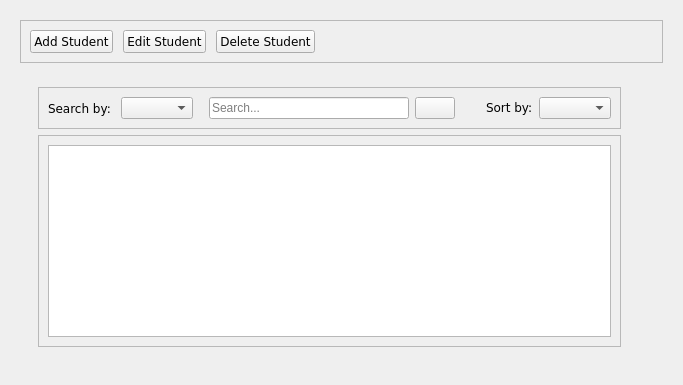
         <widget class="QWidget" name="collegePage">
          <layout class="QVBoxLayout" name="verticalLayout_7">
           <item>
            <widget class="QWidget" name="widget_4" native="true">
             <layout class="QVBoxLayout" name="verticalLayout_5">
              <item>
               <widget class="QFrame" name="studentOperator">
                <property name="sizePolicy">
                 <sizepolicy hsizetype="Preferred" vsizetype="Preferred">
                  <horstretch>0</horstretch>
                  <verstretch>1</verstretch>
                 </sizepolicy>
                </property>
                <property name="frameShape">
                 <enum>QFrame::StyledPanel</enum>
                </property>
                <property name="frameShadow">
                 <enum>QFrame::Raised</enum>
                </property>
                <layout class="QHBoxLayout" name="horizontalLayout">
                 <item>
                  <layout class="QHBoxLayout" name="horizontalLayout_8">
                   <property name="spacing">
                    <number>10</number>
                   </property>
                   <item>
                    <widget class="QPushButton" name="pushButton_12">
                     <property name="sizePolicy">
                      <sizepolicy hsizetype="Minimum" vsizetype="Minimum">
                       <horstretch>0</horstretch>
                       <verstretch>0</verstretch>
                      </sizepolicy>
                     </property>
                     <property name="font">
                      <font>
                       <family>Verdana</family>
                       <pointsize>9</pointsize>
                      </font>
                     </property>
                     <property name="text">
                      <string>Add Student</string>
                     </property>
                     <property name="icon">
                      <iconset resource="resources.qrc">
                       <normaloff>:/imgs/imgs/add.png</normaloff>:/imgs/imgs/add.png</iconset>
                     </property>
                     <property name="iconSize">
                      <size>
                       <width>20</width>
                       <height>20</height>
                      </size>
                     </property>
                     <property name="checkable">
                      <bool>true</bool>
                     </property>
                     <property name="autoExclusive">
                      <bool>false</bool>
                     </property>
                    </widget>
                   </item>
                   <item>
                    <widget class="QPushButton" name="pushButton_13">
                     <property name="sizePolicy">
                      <sizepolicy hsizetype="Minimum" vsizetype="Minimum">
                       <horstretch>0</horstretch>
                       <verstretch>0</verstretch>
                      </sizepolicy>
                     </property>
                     <property name="font">
                      <font>
                       <family>Verdana</family>
                       <pointsize>9</pointsize>
                      </font>
                     </property>
                     <property name="text">
                      <string>Edit Student</string>
                     </property>
                     <property name="icon">
                      <iconset resource="resources.qrc">
                       <normaloff>:/imgs/imgs/edit.png</normaloff>:/imgs/imgs/edit.png</iconset>
                     </property>
                     <property name="iconSize">
                      <size>
                       <width>16</width>
                       <height>16</height>
                      </size>
                     </property>
                    </widget>
                   </item>
                   <item>
                    <widget class="QPushButton" name="pushButton_14">
                     <property name="sizePolicy">
                      <sizepolicy hsizetype="Minimum" vsizetype="Minimum">
                       <horstretch>0</horstretch>
                       <verstretch>0</verstretch>
                      </sizepolicy>
                     </property>
                     <property name="font">
                      <font>
                       <family>Verdana</family>
                       <pointsize>9</pointsize>
                      </font>
                     </property>
                     <property name="text">
                      <string>Delete Student</string>
                     </property>
                     <property name="icon">
                      <iconset resource="resources.qrc">
                       <normaloff>:/imgs/imgs/delete.png</normaloff>:/imgs/imgs/delete.png</iconset>
                     </property>
                     <property name="iconSize">
                      <size>
                       <width>20</width>
                       <height>20</height>
                      </size>
                     </property>
                    </widget>
                   </item>
                   <item>
                    <spacer name="horizontalSpacer_14">
                     <property name="orientation">
                      <enum>Qt::Horizontal</enum>
                     </property>
                     <property name="sizeHint" stdset="0">
                      <size>
                       <width>40</width>
                       <height>20</height>
                      </size>
                     </property>
                    </spacer>
                   </item>
                  </layout>
                 </item>
                </layout>
               </widget>
              </item>
              <item>
               <widget class="QWidget" name="widget_5" native="true">
                <property name="sizePolicy">
                 <sizepolicy hsizetype="Preferred" vsizetype="Preferred">
                  <horstretch>0</horstretch>
                  <verstretch>12</verstretch>
                 </sizepolicy>
                </property>
                <layout class="QHBoxLayout" name="horizontalLayout_6">
                 <item>
                  <widget class="QWidget" name="widget_7" native="true">
                   <property name="sizePolicy">
                    <sizepolicy hsizetype="MinimumExpanding" vsizetype="Preferred">
                     <horstretch>15</horstretch>
                     <verstretch>0</verstretch>
                    </sizepolicy>
                   </property>
                   <layout class="QVBoxLayout" name="verticalLayout_12">
                    <item>
                     <widget class="QFrame" name="frame">
                      <property name="sizePolicy">
                       <sizepolicy hsizetype="Preferred" vsizetype="Preferred">
                        <horstretch>0</horstretch>
                        <verstretch>1</verstretch>
                       </sizepolicy>
                      </property>
                      <property name="frameShape">
                       <enum>QFrame::StyledPanel</enum>
                      </property>
                      <property name="frameShadow">
                       <enum>QFrame::Raised</enum>
                      </property>
                      <layout class="QHBoxLayout" name="horizontalLayout_19">
                       <item>
                        <layout class="QHBoxLayout" name="horizontalLayout_18">
                         <item>
                          <widget class="QLabel" name="label_13">
                           <property name="sizePolicy">
                            <sizepolicy hsizetype="Fixed" vsizetype="Preferred">
                             <horstretch>0</horstretch>
                             <verstretch>0</verstretch>
                            </sizepolicy>
                           </property>
                           <property name="font">
                            <font>
                             <family>Verdana</family>
                            </font>
                           </property>
                           <property name="text">
                            <string>Search by: </string>
                           </property>
                          </widget>
                         </item>
                         <item>
                          <widget class="QComboBox" name="comboBox_8">
                           <property name="sizePolicy">
                            <sizepolicy hsizetype="Fixed" vsizetype="Fixed">
                             <horstretch>0</horstretch>
                             <verstretch>0</verstretch>
                            </sizepolicy>
                           </property>
                          </widget>
                         </item>
                         <item>
                          <spacer name="horizontalSpacer_17">
                           <property name="orientation">
                            <enum>Qt::Horizontal</enum>
                           </property>
                           <property name="sizeType">
                            <enum>QSizePolicy::Fixed</enum>
                           </property>
                           <property name="sizeHint" stdset="0">
                            <size>
                             <width>10</width>
                             <height>21</height>
                            </size>
                           </property>
                          </spacer>
                         </item>
                         <item>
                          <widget class="QLineEdit" name="searchBar_5">
                           <property name="sizePolicy">
                            <sizepolicy hsizetype="Fixed" vsizetype="Preferred">
                             <horstretch>100</horstretch>
                             <verstretch>0</verstretch>
                            </sizepolicy>
                           </property>
                           <property name="minimumSize">
                            <size>
                             <width>200</width>
                             <height>0</height>
                            </size>
                           </property>
                           <property name="maximumSize">
                            <size>
                             <width>200</width>
                             <height>16777215</height>
                            </size>
                           </property>
                           <property name="placeholderText">
                            <string>Search...</string>
                           </property>
                          </widget>
                         </item>
                         <item>
                          <widget class="QPushButton" name="searchButton_5">
                           <property name="sizePolicy">
                            <sizepolicy hsizetype="Fixed" vsizetype="Fixed">
                             <horstretch>0</horstretch>
                             <verstretch>0</verstretch>
                            </sizepolicy>
                           </property>
                           <property name="text">
                            <string/>
                           </property>
                           <property name="icon">
                            <iconset>
                             <normaloff>:/icon/icon/search-13-48.ico</normaloff>
                             <normalon>:/imgs/imgs/search.png</normalon>
                             <disabledoff>:/imgs/imgs/search.png</disabledoff>:/icon/icon/search-13-48.ico</iconset>
                           </property>
                          </widget>
                         </item>
                         <item>
                          <spacer name="horizontalSpacer_16">
                           <property name="orientation">
                            <enum>Qt::Horizontal</enum>
                           </property>
                           <property name="sizeHint" stdset="0">
                            <size>
                             <width>25</width>
                             <height>21</height>
                            </size>
                           </property>
                          </spacer>
                         </item>
                         <item>
                          <layout class="QHBoxLayout" name="horizontalLayout_24">
                           <item>
                            <widget class="QLabel" name="label_14">
                             <property name="sizePolicy">
                              <sizepolicy hsizetype="Fixed" vsizetype="Fixed">
                               <horstretch>0</horstretch>
                               <verstretch>0</verstretch>
                              </sizepolicy>
                             </property>
                             <property name="font">
                              <font>
                               <family>Verdana</family>
                              </font>
                             </property>
                             <property name="text">
                              <string>Sort by:</string>
                             </property>
                            </widget>
                           </item>
                           <item>
                            <widget class="QComboBox" name="comboBox_9">
                             <property name="sizePolicy">
                              <sizepolicy hsizetype="Fixed" vsizetype="Fixed">
                               <horstretch>0</horstretch>
                               <verstretch>0</verstretch>
                              </sizepolicy>
                             </property>
                            </widget>
                           </item>
                          </layout>
                         </item>
                        </layout>
                       </item>
                      </layout>
                     </widget>
                    </item>
                    <item>
                     <widget class="QFrame" name="frame_3">
                      <property name="sizePolicy">
                       <sizepolicy hsizetype="Preferred" vsizetype="Preferred">
                        <horstretch>0</horstretch>
                        <verstretch>12</verstretch>
                       </sizepolicy>
                      </property>
                      <property name="frameShape">
                       <enum>QFrame::StyledPanel</enum>
                      </property>
                      <property name="frameShadow">
                       <enum>QFrame::Raised</enum>
                      </property>
                      <layout class="QVBoxLayout" name="verticalLayout_13">
                       <item>
                        <widget class="QTableWidget" name="tableWidget_2"/>
                       </item>
                      </layout>
                     </widget>
                    </item>
                   </layout>
                  </widget>
                 </item>
                 <item>
                  <widget class="QWidget" name="widget_8" native="true">
                   <property name="sizePolicy">
                    <sizepolicy hsizetype="Minimum" vsizetype="Preferred">
                     <horstretch>5</horstretch>
                     <verstretch>0</verstretch>
                    </sizepolicy>
                   </property>
                   <layout class="QHBoxLayout" name="horizontalLayout_20">
                    <item>
                     <widget class="QFrame" name="frame_5">
                      <property name="sizePolicy">
                       <sizepolicy hsizetype="Preferred" vsizetype="Preferred">
                        <horstretch>2</horstretch>
                        <verstretch>0</verstretch>
                       </sizepolicy>
                      </property>
                      <property name="frameShape">
                       <enum>QFrame::StyledPanel</enum>
                      </property>
                      <property name="frameShadow">
                       <enum>QFrame::Raised</enum>
                      </property>
                      <widget class="QComboBox" name="comboBox_4">
                       <property name="geometry">
                        <rect>
                         <x>130</x>
                         <y>190</y>
                         <width>69</width>
                         <height>22</height>
                        </rect>
                       </property>
                      </widget>
                      <widget class="QComboBox" name="comboBox_5">
                       <property name="geometry">
                        <rect>
                         <x>130</x>
                         <y>160</y>
                         <width>69</width>
                         <height>22</height>
                        </rect>
                       </property>
                      </widget>
                      <widget class="QComboBox" name="comboBox_10">
                       <property name="geometry">
                        <rect>
                         <x>130</x>
                         <y>130</y>
                         <width>69</width>
                         <height>22</height>
                        </rect>
                       </property>
                      </widget>
                      <widget class="QLineEdit" name="lineEdit_4">
                       <property name="geometry">
                        <rect>
                         <x>130</x>
                         <y>100</y>
                         <width>91</width>
                         <height>22</height>
                        </rect>
                       </property>
                      </widget>
                      <widget class="QLineEdit" name="lineEdit_5">
                       <property name="geometry">
                        <rect>
                         <x>130</x>
                         <y>70</y>
                         <width>91</width>
                         <height>22</height>
                        </rect>
                       </property>
                      </widget>
                      <widget class="QLineEdit" name="lineEdit_6">
                       <property name="geometry">
                        <rect>
                         <x>130</x>
                         <y>40</y>
                         <width>91</width>
                         <height>22</height>
                        </rect>
                       </property>
                      </widget>
                     </widget>
                    </item>
                   </layout>
                  </widget>
                 </item>
                </layout>
               </widget>
              </item>
             </layout>
            </widget>
           </item>
          </layout>
         </widget>
